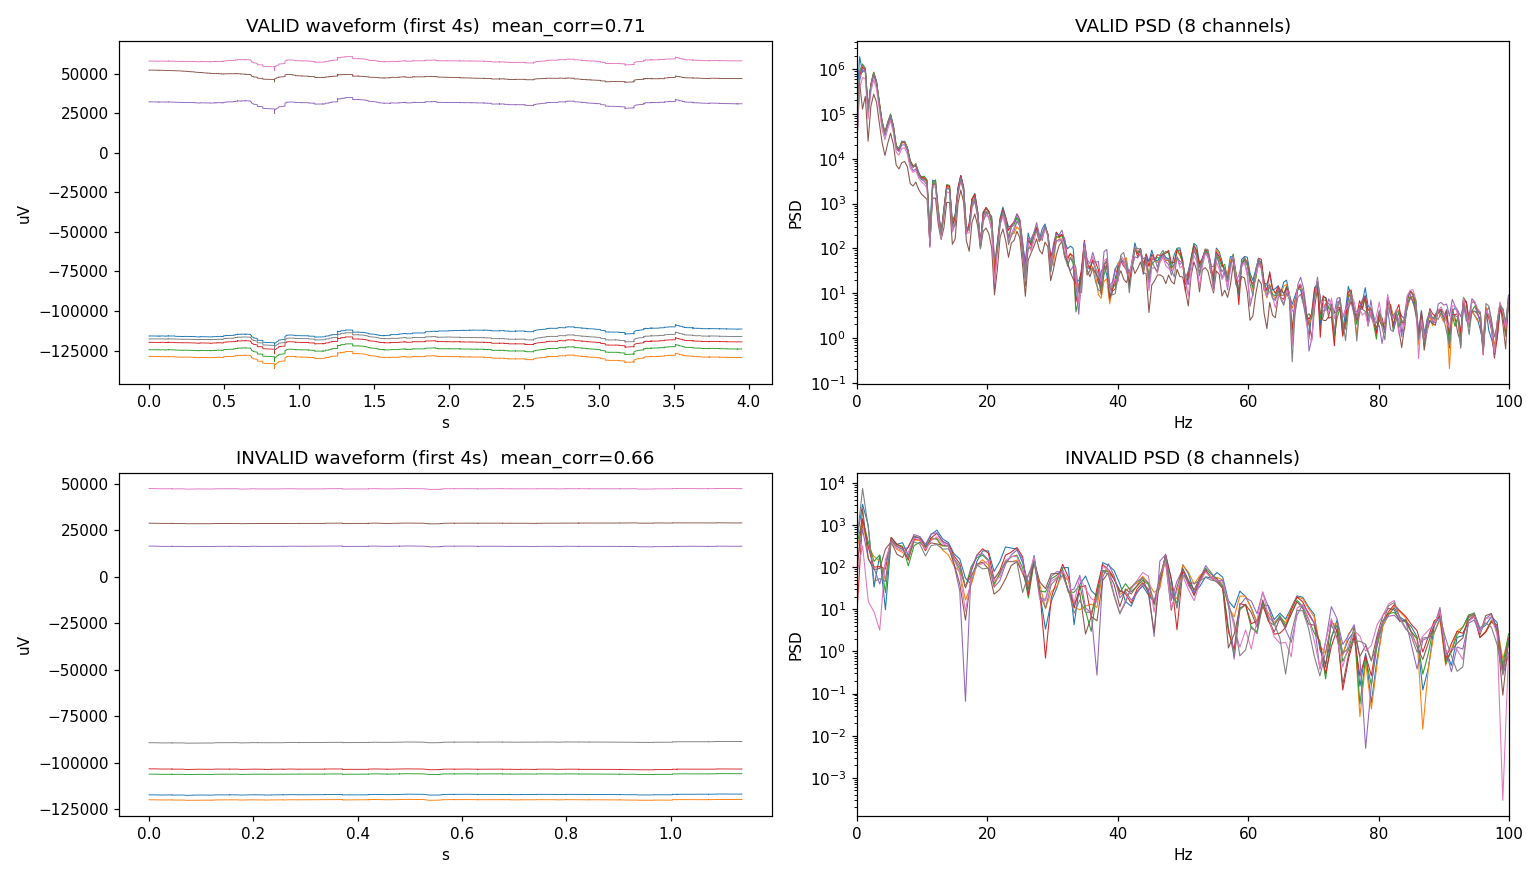

Here is the Python script that generated this plot:
"""F1 discriminator: is "all 8 channels correlated" real signal or common-mode artifact?
Compares PSD of a 'valid' (high-corr) segment vs an 'invalid' segment.
Power piled <5-10 Hz across all channels = drift/motion (artifact).
Broadband structured content = plausibly real neuromuscular signal.
"""
import glob, os
import numpy as np
import pandas as pd
from scipy.signal import welch
import matplotlib
matplotlib.use("Agg")
import matplotlib.pyplot as plt

CH = [f"EXG Channel {i} Cleaned uV" for i in range(8)]
VALID_DIR = "classification_segments_output/valid"
INVALID_DIR = "classification_segments_output/invalid"

def load(path):
    df = pd.read_csv(path)
    t = df["t_rel_s"].to_numpy()
    x = df[CH].to_numpy()  # samples x 8
    # effective fs from average rate over the segment (t_rel_s is quantized,
    # so per-sample diff is unreliable; n/duration is the true mean rate)
    fs = (len(t) - 1) / (t[-1] - t[0])
    return t, x, fs

def lowfrac(f, p, cutoff):
    return p[f <= cutoff].sum() / p.sum()

def analyse(path, label):
    t, x, fs = load(path)
    dur = t[-1] - t[0]
    # pairwise corr across 8 channels
    c = np.corrcoef(x.T)
    iu = np.triu_indices(8, 1)
    mean_corr = c[iu].mean()
    print(f"\n=== {label}: {os.path.basename(path)} ===")
    print(f"  duration={dur:.1f}s  n={len(t)}  effective_fs={fs:.1f}Hz  mean_pairwise_corr={mean_corr:.3f}")
    nperseg = min(512, len(t))
    psd_each = []
    for i in range(8):
        f, p = welch(x[:, i] - x[:, i].mean(), fs=fs, nperseg=nperseg)
        psd_each.append(p)
        print(f"  ch{i}: <5Hz={lowfrac(f,p,5)*100:5.1f}%  <10Hz={lowfrac(f,p,10)*100:5.1f}%  <20Hz={lowfrac(f,p,20)*100:5.1f}%  peak@{f[np.argmax(p)]:.1f}Hz")
    psd_mean = np.mean(psd_each, axis=0)
    print(f"  MEAN over 8ch: <5Hz={lowfrac(f,psd_mean,5)*100:.1f}%  <10Hz={lowfrac(f,psd_mean,10)*100:.1f}%  <20Hz={lowfrac(f,psd_mean,20)*100:.1f}%")
    return t, x, fs, f, psd_each, mean_corr, label

valid_files = sorted(glob.glob(os.path.join(VALID_DIR, "*.csv")))
invalid_files = sorted(glob.glob(os.path.join(INVALID_DIR, "*.csv")))
# pick highest-corr valid (most suspect) and a non-railed invalid if possible
results = []
results.append(analyse(valid_files[0], "VALID"))
# choose an invalid segment; pick the smallest (least likely all-railed) for a fair look
inv = min(invalid_files, key=lambda p: os.path.getsize(p))
results.append(analyse(inv, "INVALID"))

# Plot: waveforms (left) + PSD log (right), valid top / invalid bottom
fig, axes = plt.subplots(2, 2, figsize=(14, 8))
for r, (t, x, fs, f, psd_each, mc, lab) in enumerate(results):
    tt = t - t[0]
    n = min(len(tt), int(fs * 4))  # first 4s
    for i in range(8):
        axes[r, 0].plot(tt[:n], x[:n, i], lw=0.6)
    axes[r, 0].set_title(f"{lab} waveform (first 4s)  mean_corr={mc:.2f}")
    axes[r, 0].set_xlabel("s"); axes[r, 0].set_ylabel("uV")
    for i in range(8):
        axes[r, 1].semilogy(f, psd_each[i], lw=0.7)
    axes[r, 1].set_title(f"{lab} PSD (8 channels)")
    axes[r, 1].set_xlabel("Hz"); axes[r, 1].set_ylabel("PSD"); axes[r, 1].set_xlim(0, min(fs/2, 100))
fig.tight_layout()
out = "f1_spectral_check.png"
fig.savefig(out, dpi=110)
print(f"\nSaved {out}")
